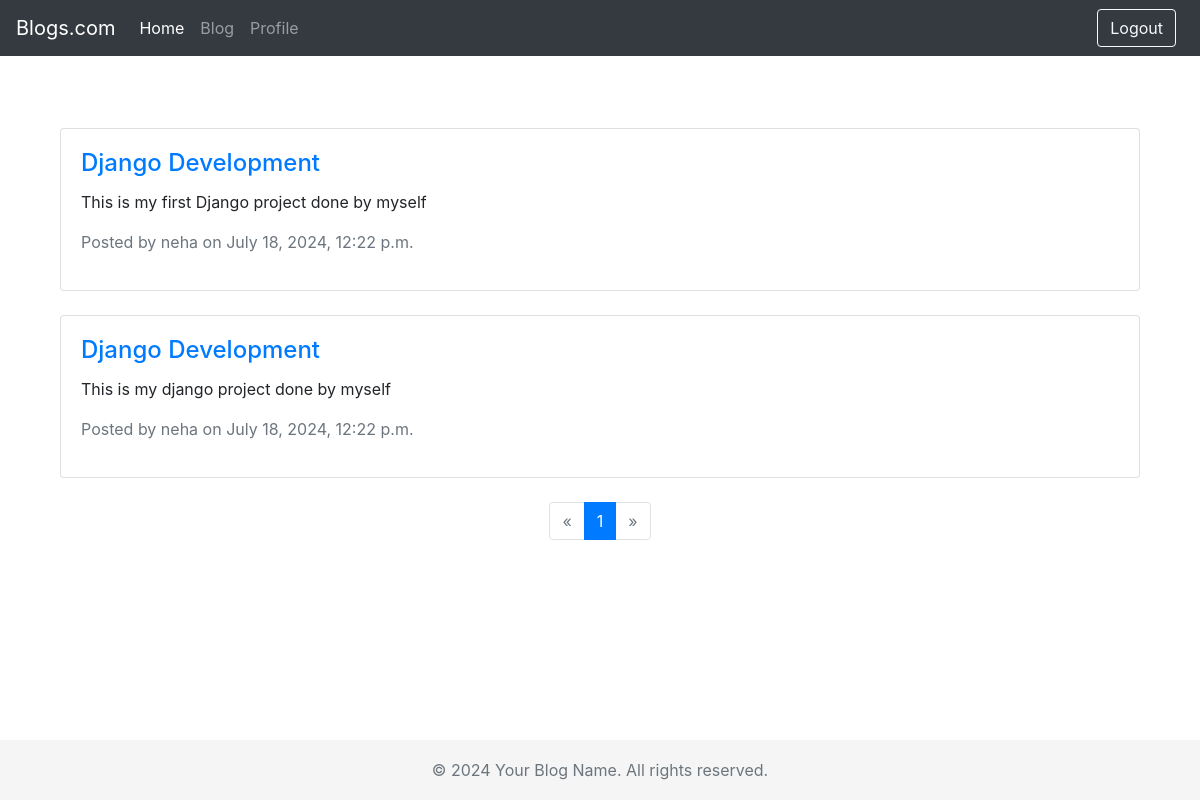
Before: /post/?page=2 (signed in) with the older database file.
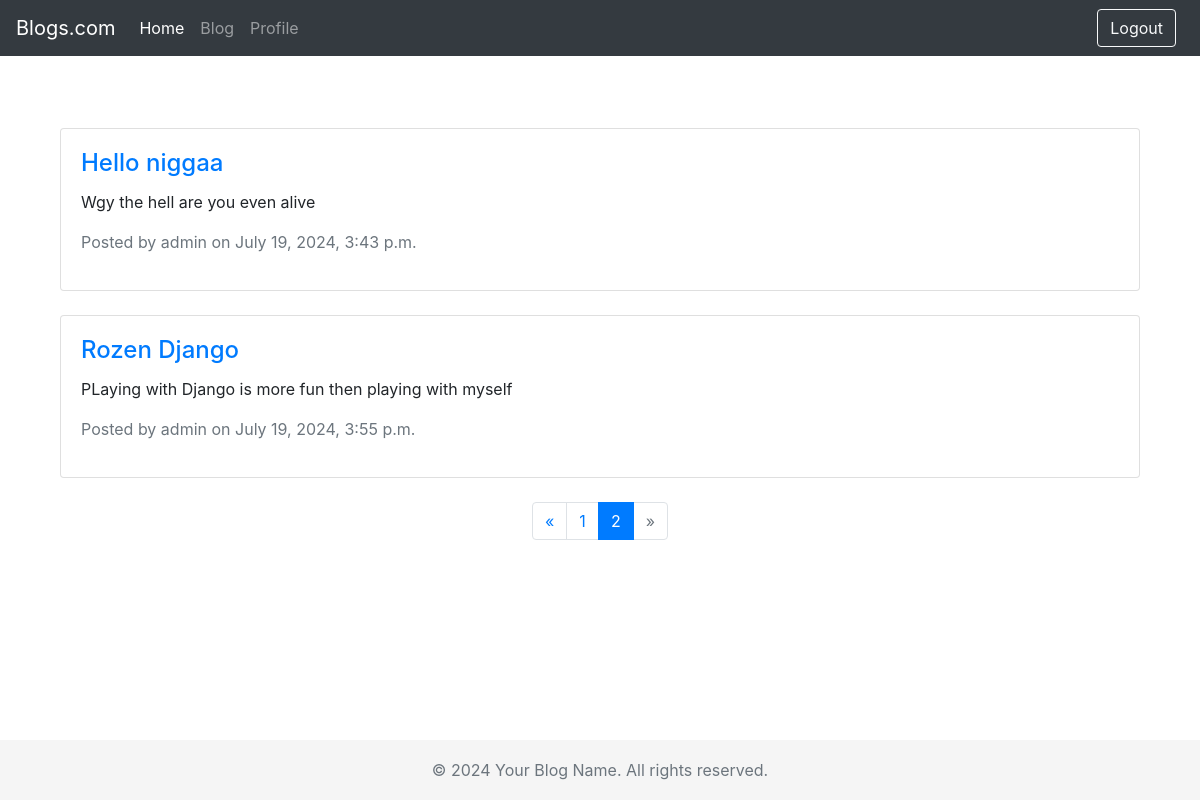
After: the same page with the newer database file.
### blog/models.py (models this page shows)
class post(models.Model):
    title = models.CharField(max_length=200)
    content = models.TextField()
    created_at = models.DateTimeField()
    author = models.ForeignKey(User,on_delete=models.CASCADE)

### blog/views.py (the view)
# urls.py: path('post/',page,name='post'),
@login_required(login_url='/login/')
def page(request):
    posts = post.objects.all()
    paginator = Paginator(posts, 2)  # Show 2 contacts per page.
    page_number = request.GET.get('page')
    page_obj = paginator.get_page(page_number)
    context = {
        'page_obj':page_obj
    }
    return render(request, 'posts.html', context)

### blog/Templates/posts.html (shortened to what this page needs)
{% extends 'base.html' %}
{% block content %}
<div class="container mt-5">
    <div class="row">
        {% for post in page_obj %}
            <div class="col-md-12 mb-4">
                <div class="card">
                    <div class="card-body">
                        <h4 class="card-title">
                            <a href="">{{ post.title }}</a>
                        </h4>
                        <p class="card-text">{{ post.content|truncatewords:30 }}</p>
                        <p class="text-muted">Posted by {{ post.author.username }} on {{ post.created_at }}</p>
                    </div>
                </div>
            </div>
        {% endfor %}
    </div>
    <div class="row">
        <div class="col-md-12">
            <nav aria-label="Page navigation example">
                <ul class="pagination justify-content-center">
                    {% if page_obj.has_previous %}
                        <li class="page-item">
                            <a class="page-link" href="?page={{ page_obj.previous_page_number }}" aria-label="Previous">
                                <span aria-hidden="true">&laquo;</span>
                            </a>
                        </li>
                    {% else %}
                        <li class="page-item disabled">
                            <span class="page-link" aria-hidden="true">&laquo;</span>
                        </li>
                    {% endif %}
                    {% for num in page_obj.paginator.page_range %}
                        {% if page_obj.number == num %}
                            <li class="page-item active">
                                <span class="page-link">{{ num }}<span class="sr-only">(current)</span></span>
                            </li>
                        {% elif num > page_obj.number|add:'-3' and num < page_obj.number|add:'3' %}
                            <li class="page-item">
                                <a class="page-link" href="?page={{ num }}">{{ num }}</a>
                            </li>
                        {% endif %}
                    {% endfor %}
                    {% if page_obj.has_next %}
                        <li class="page-item">
                            <a class="page-link" href="?page={{ page_obj.next_page_number }}" aria-label="Next">
                                <span aria-hidden="true">&raquo;</span>
                            </a>
                        </li>
                    {% else %}
                        <li class="page-item disabled">
                            <span class="page-link" aria-hidden="true">&raquo;</span>
                        </li>
                    {% endif %}
                </ul>
            </nav>
        </div>
    </div>
</div>
{% endblock %}

Changed rows visible on the page:
no longer on this page (row unchanged): post: title "Django Development", content "This is my first Django project done by myself", author.username "neha", created_at "July 18, 2024, 12:22 p.m."
no longer on this page (row unchanged): post: title "Django Development", content "This is my django project done by myself", author.username "neha", created_at "July 18, 2024, 12:22 p.m."
added post: title "Hello niggaa", content "Wgy the hell are you even alive", author.username "admin", created_at "July 19, 2024, 3:43 p.m."
added post: title "Rozen Django", content "PLaying with Django is more fun then playing with myself", author.username "admin", created_at "July 19, 2024, 3:55 p.m."
Other visible differences:
list line gone: "1"
new list line: "1"
new list line: "2"
